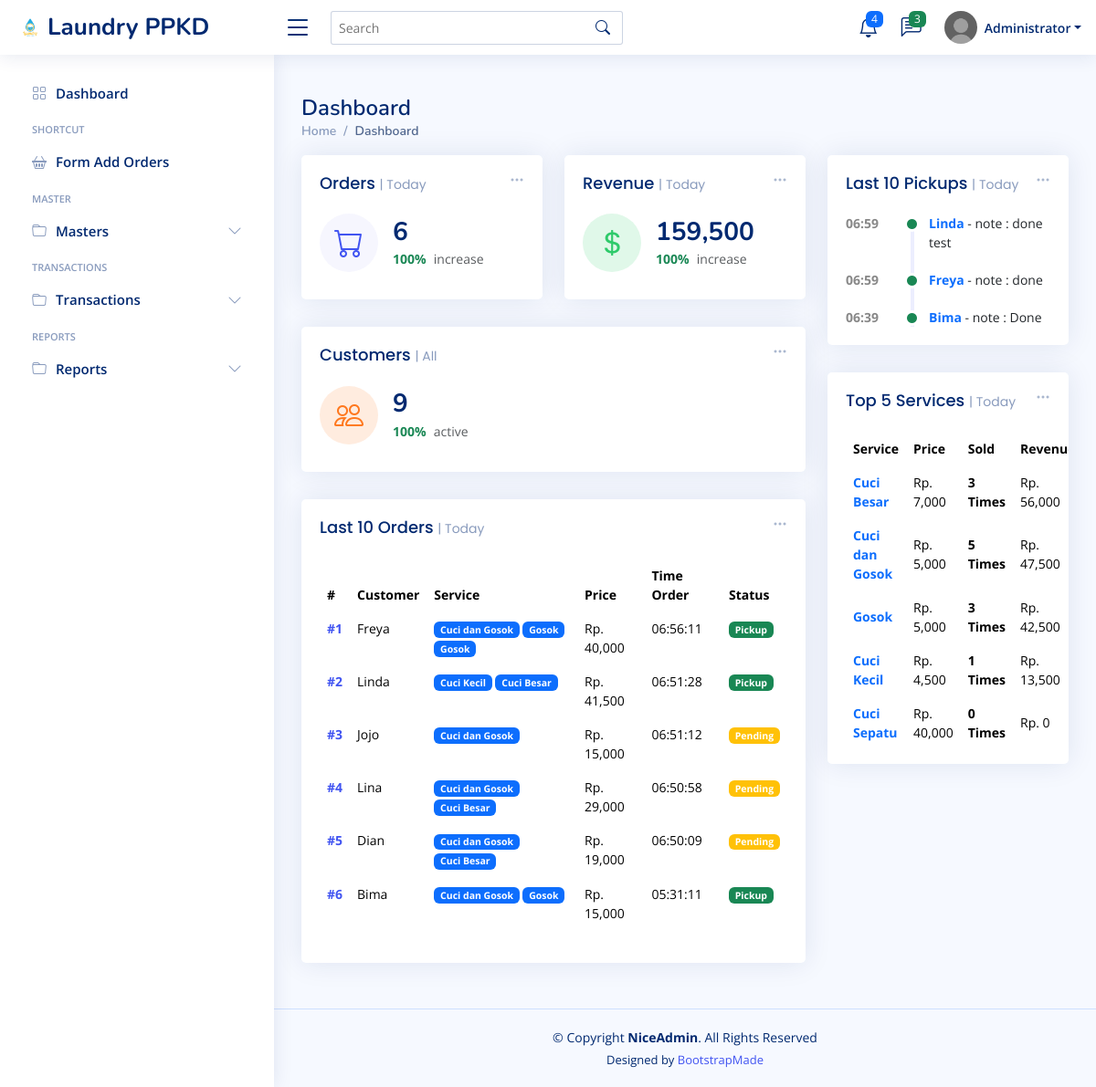
Screenshot of /home.php (signed in) with the database file from the repository.
### tables this page shows
CREATE TABLE `tx_orders` (
  `id` int(11) NOT NULL,
  `customers_id` int(11) NOT NULL,
  `code` varchar(50) NOT NULL,
  `date` date NOT NULL,
  `end_date` date NOT NULL,
  `pay` int(11) NOT NULL,
  `changes` int(11) NOT NULL,
  `total` int(11) NOT NULL,
  `status` int(11) NOT NULL,
  `created_at` timestamp NOT NULL DEFAULT current_timestamp(),
  `updated_at` timestamp NULL DEFAULT NULL ON UPDATE current_timestamp(),
  `deleted_at` datetime DEFAULT NULL
);

CREATE TABLE `customers` (
  `id` int(11) NOT NULL,
  `name` varchar(255) NOT NULL,
  `phone` varchar(15) NOT NULL,
  `address` text NOT NULL,
  `status` int(11) NOT NULL,
  `created_at` timestamp NOT NULL DEFAULT current_timestamp(),
  `updated_at` timestamp NULL DEFAULT NULL ON UPDATE current_timestamp(),
  `deleted_at` datetime DEFAULT NULL
);

CREATE TABLE `tx_orders_d` (
  `id` int(11) NOT NULL,
  `orders_id` int(11) NOT NULL,
  `services_id` int(11) NOT NULL,
  `qty` double(16,2) NOT NULL,
  `subtotal` double(10,2) NOT NULL,
  `notes` text NOT NULL,
  `status` int(11) NOT NULL,
  `created_at` timestamp NOT NULL DEFAULT current_timestamp(),
  `updated_at` timestamp NULL DEFAULT NULL ON UPDATE current_timestamp(),
  `deleted_at` datetime DEFAULT NULL
);

CREATE TABLE `services` (
  `id` int(11) NOT NULL,
  `name` varchar(255) NOT NULL,
  `price` int(11) NOT NULL,
  `description` text NOT NULL,
  `status` int(11) NOT NULL,
  `created_at` timestamp NOT NULL DEFAULT current_timestamp(),
  `updated_at` timestamp NULL DEFAULT NULL ON UPDATE current_timestamp(),
  `deleted_at` datetime DEFAULT NULL
);

CREATE TABLE `tx_pickups` (
  `id` int(11) NOT NULL,
  `customers_id` int(11) NOT NULL,
  `orders_id` int(11) NOT NULL,
  `date` date NOT NULL,
  `notes` text NOT NULL,
  `status` int(11) NOT NULL,
  `created_at` timestamp NOT NULL DEFAULT current_timestamp(),
  `updated_at` timestamp NULL DEFAULT NULL ON UPDATE current_timestamp(),
  `deleted_at` datetime DEFAULT NULL
);

### view/dashboard.php (the view, shortened to what the rows shown need)
<?php
function getdetailorder($id, $conn)
{
    $getdata = mysqli_query($conn, "SELECT  a.*,b.name sername
                                    FROM tx_orders_d a
                                    left join services b on a.services_id=b.id
                                             where orders_id='" . $id . "'
                            ");
    $rows = mysqli_fetch_all($getdata, MYSQLI_ASSOC);
    return $rows;
}
$getdata_last10order = mysqli_query($conn, "SELECT  a.*,b.name cusname,DATE_FORMAT(a.created_at, '%H:%i:%s') timeorder
                                             FROM tx_orders a
                                             left join customers b on a.customers_id=b.id
                                             where date(a.created_at) = curdate() and a.deleted_at is null
                                             order by a.id desc limit 10");
$rows_last10order = mysqli_fetch_all($getdata_last10order, MYSQLI_ASSOC);
$getdata_last10pickup = mysqli_query($conn, "SELECT  a.*,b.name cusname,DATE_FORMAT(a.created_at, '%H:%i') timepickup
                                             FROM tx_pickups a
                                             left join customers b on a.customers_id=b.id
                                             where date(a.created_at) = curdate() and a.deleted_at is null
                                             order by a.id desc limit 10");
$rows_last10pickup = mysqli_fetch_all($getdata_last10pickup, MYSQLI_ASSOC);
$getdata_top5service = mysqli_query($conn, "SELECT  a.*,(a.price * b.totalqty ) total ,b.totalsell,b.totalqty
                                             FROM services a
                                             left join
                                             (
                                                select count(id) totalsell,sum(qty) totalqty,services_id
                                                from tx_orders_d
                                                where date(created_at) = curdate() and deleted_at is null group by services_id
                                              )
                                              b on b.services_id=a.id
                                             where a.deleted_at is null
                                             order by (a.price * b.totalqty ) desc limit 5");
$rows_top5service = mysqli_fetch_all($getdata_top5service, MYSQLI_ASSOC);
?>
<main id="main" class="main">
    <div class="pagetitle">
        <h1>Dashboard</h1>
    </div>
    <section class="section dashboard">
        <div class="row">
            <div class="col-lg-8">
                <div class="row">
                    <div class="col-12">
                        <div class="card recent-sales overflow-auto">
                            <div class="card-body">
                                <table class="table table-borderless datatable">
                                    <thead>
                                        <tr>
                                            <th scope="col">#</th>
                                            <th scope="col">Customer</th>
                                            <th scope="col">Service</th>
                                            <th scope="col">Price</th>
                                            <th scope="col">Time Order</th>
                                            <th scope="col">Status</th>
                                        </tr>
                                    </thead>
                                    <tbody>
                                        <?php
                                        $n = 1;
                                        foreach ($rows_last10order as $row10order) { ?>
                                            <tr>
                                                <th scope="row"><a href="#">#<?= $n++; ?></a></th>
                                                <td><?= $row10order['cusname']; ?></td>
                                                <td>
                                                    <?php
                                                    foreach (getdetailorder($row10order['id'], $conn) as $rowd) {
                                                    ?>
                                                        <span class="badge bg-primary"><?= $rowd['sername']; ?></span>
                                                    <?php } ?>
                                                </td>
                                                <td>Rp. <?= number_format($row10order['total']); ?></td>
                                                <td><?= $row10order['timeorder']; ?></td>
                                                <td>
                                                    <?php if ($row10order['status'] > 0) { ?>
                                                        <span class="badge bg-success">Pickup</span>
                                                    <?php } else { ?>
                                                        <span class="badge bg-warning">Pending</span>
                                                    <?php } ?>
                                                </td>
                                            </tr>
                                        <?php } ?>
                                    </tbody>
                                </table>
                            </div>
                        </div>
                    </div>
                </div>
            </div>
            <div class="col-lg-4">
                <div class="card">
                    <div class="card-body">
                        <div class="activity">
                            <?php
                            foreach ($rows_last10pickup as $row10pickup) { ?>
                                <div class="activity-item d-flex">
                                    <div class="activite-label fw-bold"><?= $row10pickup['timepickup']; ?></div>
                                    <i class='bi bi-circle-fill activity-badge text-success align-self-start'></i>
                                    <div class="activity-content ">
                                        <span class="fw-bold text-primary"><?= $row10pickup['cusname']; ?></span> - note : <?= $row10pickup['notes']; ?>
                                    </div>
                                </div>
                            <?php } ?>
                        </div>
                    </div>
                </div>
                <div class="col-12">
                    <div class="card top-selling overflow-auto">
                        <div class="card-body pb-0">
                            <table class="table table-borderless">
                                <thead>
                                    <tr>
                                        <th scope="col">Service</th>
                                        <th scope="col">Price</th>
                                        <th scope="col">Sold</th>
                                        <th scope="col">Revenue</th>
                                    </tr>
                                </thead>
                                <tbody>
                                    <?php
                                    foreach ($rows_top5service as $rowtop5service) { ?>
                                        <tr>
                                            <td><a href="#" class="text-primary fw-bold"><?= $rowtop5service['name']; ?></a></td>
                                            <td>Rp. <?= number_format($rowtop5service['price']); ?></td>
                                            <td class="fw-bold"><?= number_format($rowtop5service['totalsell']); ?> Times</td>
                                            <td>Rp. <?= number_format($rowtop5service['total']); ?></td>
                                        </tr>
                                    <?php } ?>
                                </tbody>
                            </table>
                        </div>
                    </div>
                </div>
            </div>
        </div>
    </section>
</main>

### rows the page displays
tx_orders: customers.name "Freya", total "40,000", timeorder "06:56:11", status "Pickup"
tx_orders_d: services.name "Cuci dan Gosok"
tx_orders_d: services.name "Gosok"
tx_orders_d: services.name "Gosok"
tx_orders: customers.name "Linda", total "41,500", timeorder "06:51:28", status "Pickup"
tx_orders_d: services.name "Cuci Kecil"
tx_orders_d: services.name "Cuci Besar"
tx_orders: customers.name "Jojo", total "15,000", timeorder "06:51:12", status "Pending"
tx_orders_d: services.name "Cuci dan Gosok"
tx_orders: customers.name "Lina", total "29,000", timeorder "06:50:58", status "Pending"
tx_orders_d: services.name "Cuci dan Gosok"
tx_orders_d: services.name "Cuci Besar"
tx_orders: customers.name "Dian", total "19,000", timeorder "06:50:09", status "Pending"
tx_orders_d: services.name "Cuci dan Gosok"
tx_orders_d: services.name "Cuci Besar"
tx_orders: customers.name "Bima", total "15,000", timeorder "05:31:11", status "Pickup"
tx_orders_d: services.name "Cuci dan Gosok"
tx_orders_d: services.name "Gosok"
tx_pickups: timepickup "06:59", customers.name "Linda", notes "done test"
tx_pickups: timepickup "06:59", customers.name "Freya", notes "done"
tx_pickups: timepickup "06:39", customers.name "Bima", notes "Done"
services: name "Cuci Besar", price "7,000", totalsell "3", total "56,000"
services: name "Cuci dan Gosok", price "5,000", totalsell "5", total "47,500"
services: name "Gosok", price "5,000", totalsell "3", total "42,500"
services: name "Cuci Kecil", price "4,500", totalsell "1", total "13,500"
services: name "Cuci Sepatu", price "40,000", totalsell "0", total "0"

### other values shown
$_SESSION['fullname'] "Administrator"
$rows[0]['totalorders'] "6"
$rows[0]['totalearns'] "159,500"
$rows[0]['totalcustomers'] "9"
